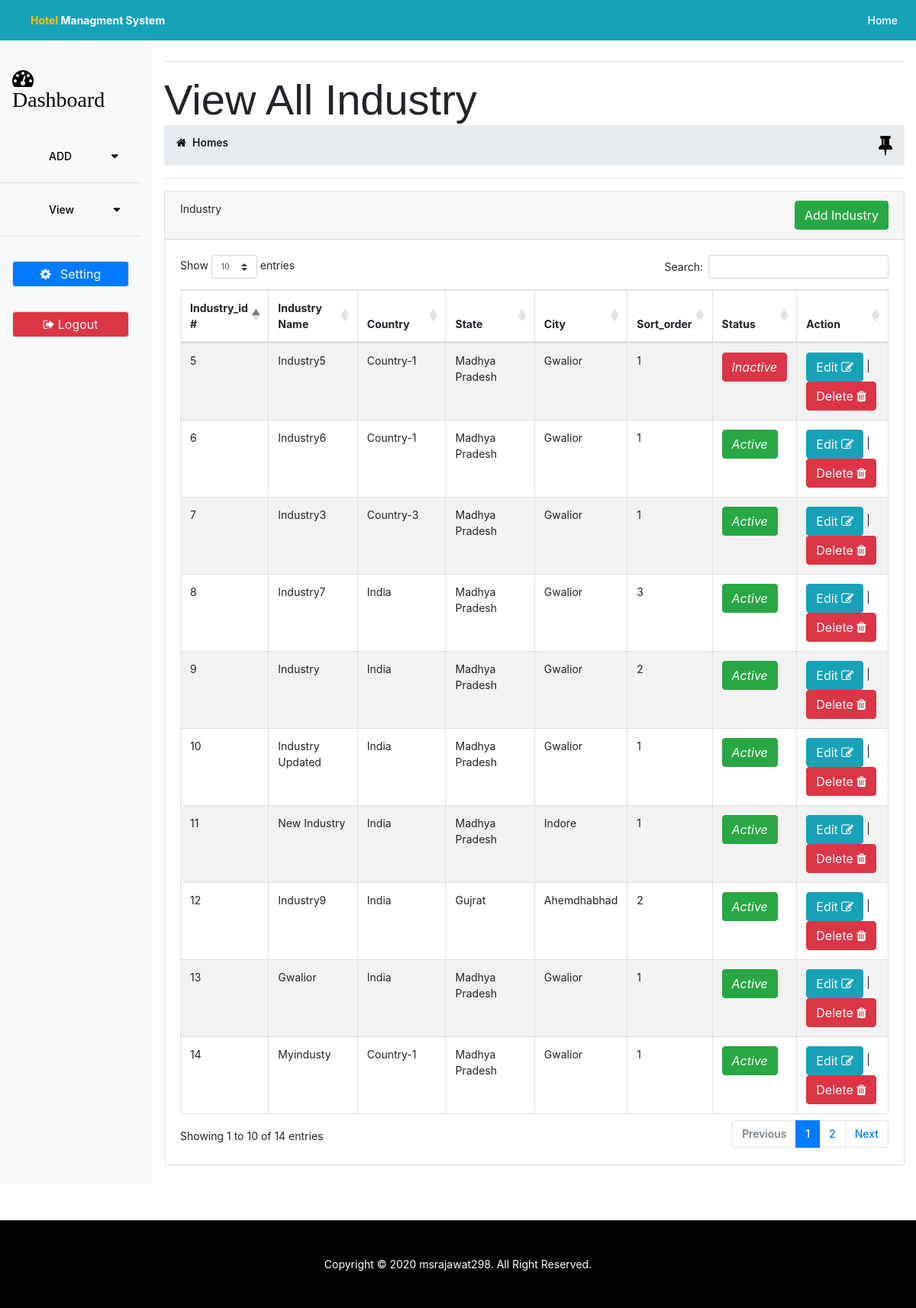
Page /admin/view_industry.php (signed in) on the committed database.
### tables this page shows
CREATE TABLE `industry` (
  `hotel_location_id` int(11) NOT NULL,
  `industry` varchar(50) NOT NULL,
  `country` varchar(50) NOT NULL,
  `state` varchar(50) NOT NULL,
  `city` varchar(50) NOT NULL,
  `sort_order` int(11) NOT NULL,
  `status` set('0','1') NOT NULL,
  `created_date` datetime NOT NULL DEFAULT current_timestamp(),
  `modified_date` datetime DEFAULT current_timestamp() ON UPDATE current_timestamp()
);

### admin/include/db.php (called while the page is built, shortened)
<?php
class db
{
    private $servername = "localhost";
    private $username = "root";
    private $password = "";
    private $dbname = "hotel";
    private $conn;
    function __construct()
    {
        try {
            $this->conn = new PDO("mysql:host=$this->servername;dbname=$this->dbname", $this->username, $this->password);
            $this->conn->setAttribute(PDO::ATTR_ERRMODE, PDO::ERRMODE_EXCEPTION);
            return "Connected successfully";
        } catch (PDOException $e) {
            return "Connection failed: " . $e->getMessage();
        }
    }
    function select($table_name,$condtion="")
    {
        $stmt = $this->conn->prepare("SELECT * FROM $table_name WHERE 1 $condtion");
        $stmt->execute();
        $result = $stmt->fetchAll(PDO::FETCH_ASSOC);
        return $result;
    }
}
?>

### admin/view_industry.php (the view, shortened to what this page needs)
<?php
require_once 'include/db.php';
$tname = "industry";
$user = new db();
$data = $user->select($tname);
?>
	<?php include_once 'include/header.php';?>
	<body>
		<?php include 'include/navbar.php';?>
	<div class="container-fluid" id="main">
		<div class="row row-offcanvas row-offcanvas-left">
			<?php include 'include/sidebar.php';?>
 				<div class="col main pt-5 mt-3">
			 	<hr>
					<h1 class="display-4 d-none d-sm-block">View All Industry</h1>
                <?php include 'breadcrumb.php';?>
		<div class="card mb-4">
        	<div class="card-header">Industry
				<a href="add_industry.php">
					<button class="btn btn-success float-right">Add Industry</button>
				</a>
			</div>
            <div class="card-body">
                <div class="datatable table-responsive">
			<table id="example" class="table table-striped table-bordered" style="width:100%">
				<thead>
				      <tr>
				        <th>Industry_id #</th>
				        <th>Industry Name</th>
				        <th>Country</th>
				        <th>State</th>
				        <th>City</th>
						<th>Sort_order</th>
				        <th>Status</th>
				        <th>Action</th>
				      </tr>
				    </thead>
				<tbody>
	<?php
	foreach($data as $value){ ?>
      <tr>
		<td><?php echo $value['hotel_location_id'];?></td>
        <td><?php echo $value['industry'];?></td>
	    <td><?php echo $value['country'];?></td>
	    <td><?php echo $value['state'];?></td>
	    <td><?php echo $value['city'];?></td>
        <td><?php echo $value['sort_order'];?></td>
		<td><i data="<?php echo $value['hotel_location_id'];?>" class="status_checks btn
				 <?php echo ($value['status'])? 'btn-success': 'btn-danger'?>">
				 <?php echo ($value['status'])? 'Active' : 'Inactive'?>
			</i>
		</td>
		<td><a href="add_industry.php?edit_id=<?php echo $value['hotel_location_id'];?>"
		       title="add_industry.php?edit_id=<?php echo $value['hotel_location_id'];?>">
			   <button class='edit btn btn-info' id='edit_<?php echo $value['hotel_location_id']; ?>'>Edit
			<i class="fa fa-pencil-square-o" aria-hidden="true"></i></button></a>
			| <button class='delete btn btn-danger' id='del_<?php echo $value['hotel_location_id']; ?>'>Delete
			<i class="fa fa-trash" aria-hidden="true"></i></button></td>
		</tr>
	<?php }?>
    </tbody>
  </table>
		</div>
     </div>
    </div>
</div>
</div>
</div>
<?php include 'include/footer.php';?>
</body>
</html>

### css/style.css (style rules this page uses)
ul, li, a { text-decoration-style: none; list-style: none; }
h1,h2,h3,h4,h5,h6 { margin:0; font-family: 'Federo', sans-serif; font-weight: 600; }
body { font-size: .875rem; }
.sidebar .nav-link, a { font-weight: 500; color:black; }
body, html { height:100%; }
.card { overflow:hidden; }

### rows in the picture
industry: hotel_location_id "5", industry "Industry5", country "Country-1", state "Madhya Pradesh", city "Gwalior", sort_order "1", status "Inactive"
industry: hotel_location_id "6", industry "Industry6", country "Country-1", state "Madhya Pradesh", city "Gwalior", sort_order "1", status "Active"
industry: hotel_location_id "7", industry "Industry3", country "Country-3", state "Madhya Pradesh", city "Gwalior", sort_order "1", status "Active"
industry: hotel_location_id "8", industry "Industry7", country "India", state "Madhya Pradesh", city "Gwalior", sort_order "3", status "Active"
industry: hotel_location_id "9", industry "Industry", country "India", state "Madhya Pradesh", city "Gwalior", sort_order "2", status "Active"
industry: hotel_location_id "10", industry "Industry Updated", country "India", state "Madhya Pradesh", city "Gwalior", sort_order "1", status "Active"
industry: hotel_location_id "11", industry "New Industry", country "India", state "Madhya Pradesh", city "Indore", sort_order "1", status "Active"
industry: hotel_location_id "12", industry "Industry9", country "India", state "Gujrat", city "Ahemdhabhad", sort_order "2", status "Active"
industry: hotel_location_id "13", industry "Gwalior", country "India", state "Madhya Pradesh", city "Gwalior", sort_order "1", status "Active"
industry: hotel_location_id "14", industry "Myindusty", country "Country-1", state "Madhya Pradesh", city "Gwalior", sort_order "1", status "Active"
